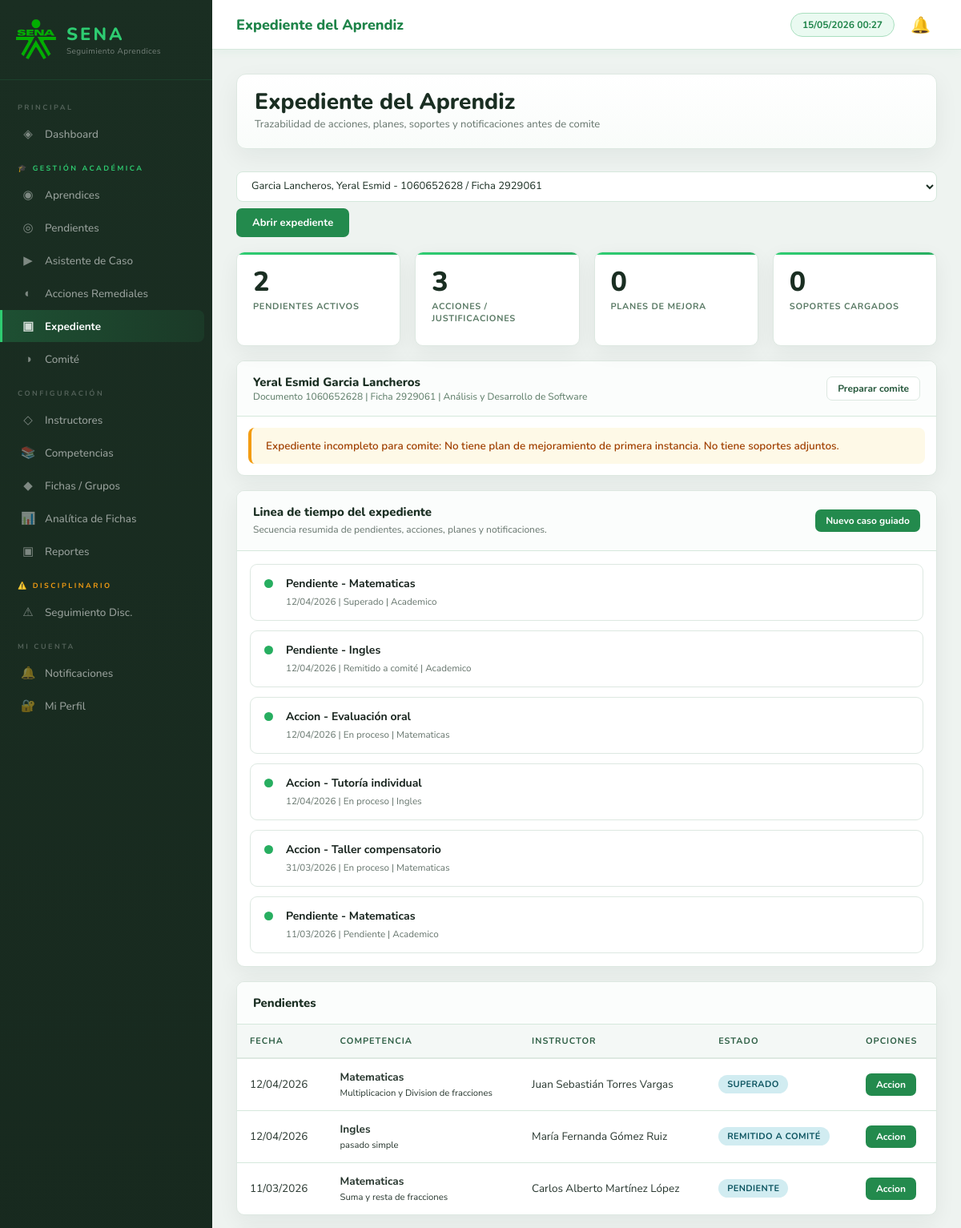
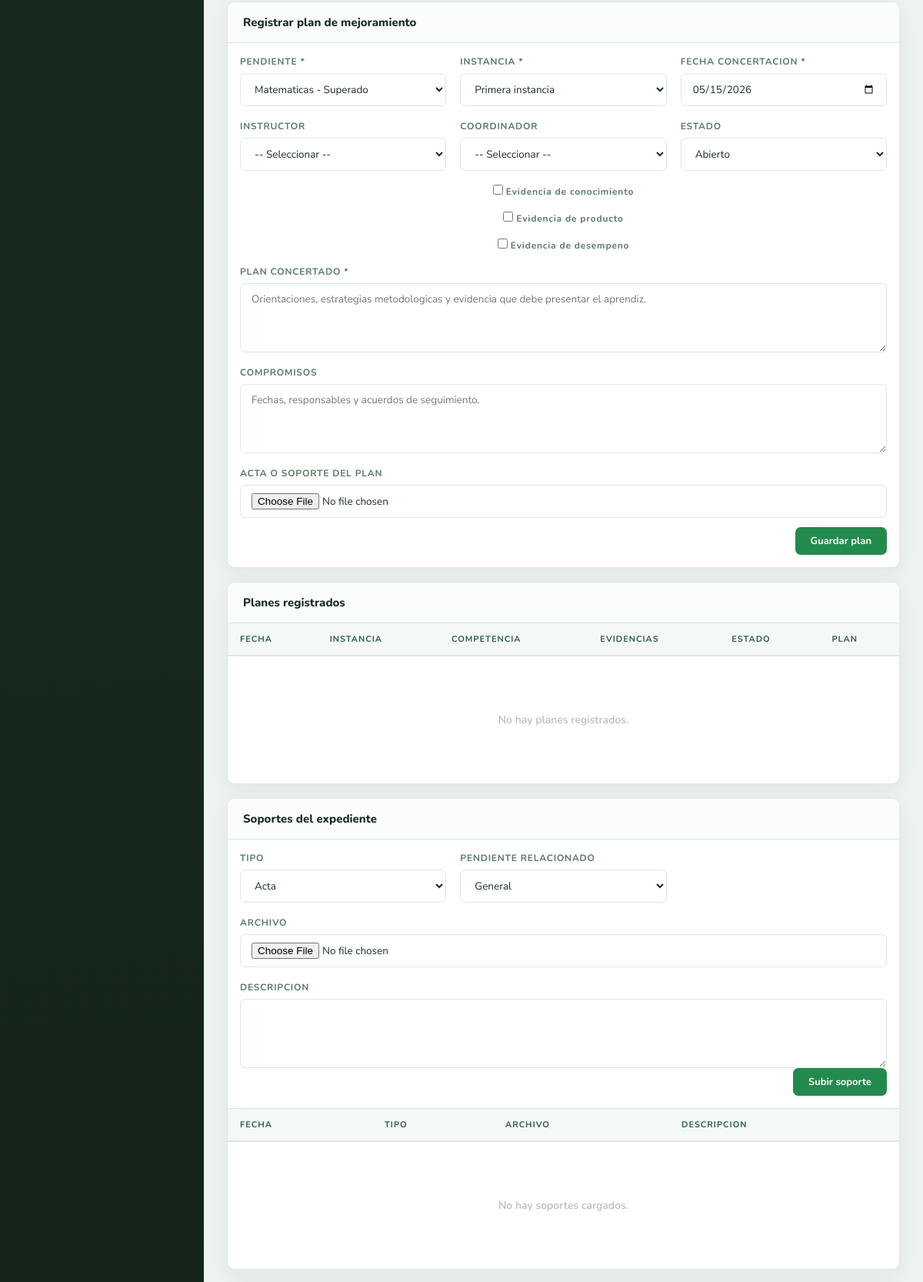
/pages/expediente.php?aprendiz_id=1 (signed in, upper part), run on the app's committed database (2 pictures, top to bottom).
### tables this page shows
CREATE TABLE `aprendices` (
  `id` int(11) NOT NULL,
  `nombres` varchar(100) NOT NULL,
  `apellidos` varchar(100) NOT NULL,
  `documento` varchar(20) NOT NULL,
  `tipo_documento` enum('CC','TI','CE','Pasaporte') DEFAULT 'CC',
  `email` varchar(120) DEFAULT NULL,
  `telefono` varchar(20) DEFAULT NULL,
  `ficha_id` int(11) NOT NULL,
  `estado` enum('Activo','Retiro Voluntario','Cancelado','Aplazado','Egresado') DEFAULT 'Activo',
  `created_at` timestamp NOT NULL DEFAULT current_timestamp()
);

CREATE TABLE `fichas` (
  `id` int(11) NOT NULL,
  `numero_ficha` varchar(20) NOT NULL,
  `programa_id` int(11) NOT NULL,
  `gestor_id` int(11) DEFAULT NULL,
  `fecha_inicio` date NOT NULL,
  `fecha_fin_lectiva` date DEFAULT NULL,
  `jornada` enum('Diurna','Nocturna','Madrugada','Mixta') DEFAULT 'Diurna',
  `activa` tinyint(1) DEFAULT 1,
  `created_at` timestamp NOT NULL DEFAULT current_timestamp()
);

CREATE TABLE `programas` (
  `id` int(11) NOT NULL,
  `nombre` varchar(200) NOT NULL,
  `codigo` varchar(20) NOT NULL,
  `nivel` enum('Técnico','Tecnólogo','Especialización') DEFAULT 'Técnico',
  `duracion_trimestres` tinyint(4) DEFAULT 6,
  `activo` tinyint(1) DEFAULT 1,
  `created_at` timestamp NOT NULL DEFAULT current_timestamp()
);

CREATE TABLE `acciones_remediales` (
  `id` int(11) NOT NULL,
  `pendiente_id` int(11) NOT NULL,
  `instructor_id` int(11) NOT NULL COMMENT 'Instructor que realizó la acción',
  `fecha_accion` date NOT NULL,
  `tipo_accion` enum('Refuerzo presencial','Tutoría individual','Taller compensatorio','Trabajo práctico','Evaluación oral','Otro') NOT NULL,
  `descripcion` text NOT NULL,
  `resultado` enum('Aprobado','No aprobado','En proceso') DEFAULT 'En proceso',
  `novedad_aprobacion` tinyint(1) DEFAULT 0 COMMENT 'Si el instructor registró novedad de aprobación',
  `observaciones` text DEFAULT NULL,
  `created_at` timestamp NOT NULL DEFAULT current_timestamp(),
  `firma_instructor` mediumtext DEFAULT NULL,
  `firma_aprendiz` mediumtext DEFAULT NULL
);

CREATE TABLE `pendientes_aprendices` (
  `id` int(11) NOT NULL,
  `aprendiz_id` int(11) NOT NULL,
  `competencia_id` int(11) NOT NULL,
  `resultado_id` int(11) DEFAULT NULL,
  `instructor_id` int(11) NOT NULL,
  `trimestre_ocurrencia` tinyint(4) NOT NULL,
  `fecha_registro` date NOT NULL,
  `motivo` text DEFAULT NULL,
  `debe_repetir_competencia` tinyint(1) DEFAULT 0,
  `estado` enum('Pendiente','En proceso','Superado','Remitido a comité') DEFAULT 'Pendiente',
  `observaciones` text DEFAULT NULL,
  `created_at` timestamp NOT NULL DEFAULT current_timestamp(),
  `updated_at` timestamp NOT NULL DEFAULT current_timestamp() ON UPDATE current_timestamp()
);

CREATE TABLE `competencias` (
  `id` int(11) NOT NULL,
  `nombre` varchar(250) NOT NULL,
  `codigo` varchar(30) DEFAULT NULL,
  `programa_id` int(11) NOT NULL,
  `trimestre` tinyint(4) NOT NULL COMMENT 'Trimestre en que normalmente se dicta',
  `horas` int(11) DEFAULT 0,
  `activa` tinyint(1) DEFAULT 1
);

CREATE TABLE `resultados_aprendizaje` (
  `id` int(11) NOT NULL,
  `competencia_id` int(11) NOT NULL,
  `nombre` varchar(300) NOT NULL,
  `codigo` varchar(30) DEFAULT NULL,
  `activo` tinyint(1) DEFAULT 1
);

### pages/expediente.php (the view, shortened to what the rows shown need)
<?php
require_once __DIR__ . '/../includes/auth.php';
require_once __DIR__ . '/../includes/expediente_schema.php';
$db = getDB();
$aprendizId = (int)($_GET['aprendiz_id'] ?? $_POST['aprendiz_id'] ?? 0);
$pendienteId = (int)($_GET['pendiente_id'] ?? $_POST['pendiente_id'] ?? 0);
$aprendiz = null;
$diagnostico = null;
$timeline = [];
if ($aprendizId) {
    $s = $db->prepare("
        SELECT a.*, CONCAT(a.nombres,' ',a.apellidos) AS nombre_completo,
               f.numero_ficha, f.jornada, p.nombre AS programa
        FROM aprendices a
        JOIN fichas f ON f.id=a.ficha_id
        JOIN programas p ON p.id=f.programa_id
        WHERE a.id=?
    ");
    $s->execute([$aprendizId]);
    $aprendiz = $s->fetch();
    $p = $db->prepare("
        SELECT pa.*, c.nombre AS competencia, ra.nombre AS resultado,
               CONCAT(i.nombres,' ',i.apellidos) AS instructor
        FROM pendientes_aprendices pa
        JOIN competencias c ON c.id=pa.competencia_id
        LEFT JOIN resultados_aprendizaje ra ON ra.id=pa.resultado_id
        JOIN instructores i ON i.id=pa.instructor_id
        WHERE pa.aprendiz_id=?
        ORDER BY pa.created_at DESC
    ");
    $p->execute([$aprendizId]);
    $pendientes = $p->fetchAll();
    $a = $db->prepare("
        SELECT ar.*, pa.competencia_id, c.nombre AS competencia,
               CONCAT(i.nombres,' ',i.apellidos) AS instructor
        FROM acciones_remediales ar
        JOIN pendientes_aprendices pa ON pa.id=ar.pendiente_id
        JOIN competencias c ON c.id=pa.competencia_id
        JOIN instructores i ON i.id=ar.instructor_id
        WHERE pa.aprendiz_id=?
        ORDER BY ar.fecha_accion DESC, ar.created_at DESC
    ");
    $a->execute([$aprendizId]);
    $acciones = $a->fetchAll();
    $diagnostico = diagnosticoExpediente($db, $aprendizId);
    foreach ($pendientes as $pItem) {
        $timeline[] = [
            'fecha' => $pItem['fecha_registro'],
            'tipo' => 'Pendiente',
            'titulo' => $pItem['competencia'],
            'detalle' => $pItem['estado'] . ' | ' . ($pItem['tipo_caso'] ?? 'Academico'),
        ];
    }
    foreach ($acciones as $aItem) {
        $timeline[] = [
            'fecha' => $aItem['fecha_accion'],
            'tipo' => 'Accion',
            'titulo' => $aItem['tipo_accion'],
            'detalle' => $aItem['resultado'] . ' | ' . $aItem['competencia'],
        ];
    }
    usort($timeline, fn($a, $b) => strcmp($b['fecha'], $a['fecha']));
}
$instructores = $db->query("SELECT id, CONCAT(nombres,' ',apellidos) AS nombre FROM instructores WHERE activo=1 ORDER BY nombres")->fetchAll();
$coordinadores = $db->query("SELECT id, CONCAT(nombres,' ',apellidos) AS nombre FROM usuarios WHERE rol IN ('Administrador','Coordinador') AND activo=1 ORDER BY nombres")->fetchAll();
require_once __DIR__ . '/../includes/header.php';
?>
<?php if ($aprendiz): ?>
<div class="stats-grid" style="margin-bottom:18px">
    <div class="stat-card"><div class="stat-value"><?= (int)$diagnostico['pendientes'] ?></div><div class="stat-label">Pendientes activos</div></div>
    <div class="stat-card"><div class="stat-value"><?= (int)$diagnostico['acciones'] ?></div><div class="stat-label">Acciones / justificaciones</div></div>
    <div class="stat-card"><div class="stat-value"><?= (int)$diagnostico['planes'] ?></div><div class="stat-label">Planes de mejora</div></div>
    <div class="stat-card"><div class="stat-value"><?= (int)$diagnostico['soportes'] ?></div><div class="stat-label">Soportes cargados</div></div>
</div>
<div class="table-card" style="margin-bottom:18px">
    <div class="table-card-header">
        <div>
            <div class="table-card-title"><?= sanitize($aprendiz['nombre_completo']) ?></div>
            <div style="font-size:12px;color:var(--gris-text)">
                Documento <?= sanitize($aprendiz['documento']) ?> | Ficha <?= sanitize($aprendiz['numero_ficha']) ?> | <?= sanitize($aprendiz['programa']) ?>
            </div>
        </div>
        <a href="comite.php?aprendiz_id=<?= $aprendizId ?>" class="btn btn-secondary btn-sm">Preparar comite</a>
    </div>
    <?php if (!$diagnostico['completo']): ?>
    <div class="alert alert-warning" style="margin:14px">
        Expediente incompleto para comite: <?= sanitize(implode(' ', $diagnostico['faltantes'])) ?>
    </div>
    <?php else: ?>
    <div class="alert alert-success" style="margin:14px">El expediente tiene pendientes, acciones, plan y soportes registrados.</div>
    <?php endif; ?>
</div>
<div class="table-card" style="margin-bottom:18px">
    <div class="table-card-header">
        <div>
            <div class="table-card-title">Linea de tiempo del expediente</div>
            <div class="section-kicker">Secuencia resumida de pendientes, acciones, planes y notificaciones.</div>
        </div>
        <a href="asistente_caso.php" class="btn btn-primary btn-sm">Nuevo caso guiado</a>
    </div>
    <div class="timeline">
        <?php if (empty($timeline)): ?>
            <div class="empty-state"><p>Este aprendiz aun no tiene movimientos en el expediente.</p></div>
        <?php else: foreach (array_slice($timeline, 0, 12) as $item): ?>
            <div class="timeline-item">
                <strong><?= sanitize($item['tipo']) ?> - <?= sanitize($item['titulo']) ?></strong>
                <small><?= date('d/m/Y', strtotime($item['fecha'])) ?> | <?= sanitize($item['detalle']) ?></small>
            </div>
        <?php endforeach; endif; ?>
    </div>
</div>
<div class="table-card" style="margin-bottom:18px">
    <div class="table-card-header"><div class="table-card-title">Pendientes</div></div>
    <div class="table-wrapper">
        <table>
            <thead><tr><th>Fecha</th><th>Competencia</th><th>Instructor</th><th>Estado</th><th>Opciones</th></tr></thead>
            <tbody>
            <?php foreach ($pendientes as $p): ?>
                <tr>
                    <td><?= date('d/m/Y', strtotime($p['fecha_registro'])) ?></td>
                    <td><strong><?= sanitize($p['competencia']) ?></strong><br><small><?= sanitize($p['resultado'] ?? '') ?></small></td>
                    <td><?= sanitize($p['instructor']) ?></td>
                    <td><span class="badge badge-proceso"><?= sanitize($p['estado']) ?></span></td>
                    <td><a class="btn btn-sm btn-primary" href="acciones.php?action=new&pendiente_id=<?= $p['id'] ?>">Accion</a></td>
                </tr>
            <?php endforeach; ?>
            </tbody>
        </table>
    </div>
</div>
<div class="table-card" style="margin-bottom:18px">
    <div class="table-card-header"><div class="table-card-title">Registrar plan de mejoramiento</div></div>
    <form method="POST" enctype="multipart/form-data" style="padding:16px">
        <div class="form-grid">
            <div class="form-group">
                <label>Pendiente *</label>
                <select name="pendiente_id" required>
                    <?php foreach ($pendientes as $p): ?>
                    <option value="<?= $p['id'] ?>" <?= $pendienteId===$p['id']?'selected':'' ?>><?= sanitize($p['competencia']) ?> - <?= sanitize($p['estado']) ?></option>
                    <?php endforeach; ?>
                </select>
            </div>
            <div class="form-group">
                <label>Instancia *</label>
                <select name="instancia"><option>Primera instancia</option><option>Segunda instancia</option></select>
            </div>
            <div class="form-group">
                <label>Fecha concertacion *</label>
                <input type="date" name="fecha_concertacion" value="<?= date('Y-m-d') ?>" required>
            </div>
            <div class="form-group">
                <label>Instructor</label>
                <select name="instructor_id"><option value="">-- Seleccionar --</option><?php foreach ($instructores as $i): ?><option value="<?= $i['id'] ?>"><?= sanitize($i['nombre']) ?></option><?php endforeach; ?></select>
            </div>
            <div class="form-group">
                <label>Coordinador</label>
                <select name="coordinador_id"><option value="">-- Seleccionar --</option><?php foreach ($coordinadores as $c): ?><option value="<?= $c['id'] ?>"><?= sanitize($c['nombre']) ?></option><?php endforeach; ?></select>
            </div>
            <div class="form-group">
                <label>Estado</label>
                <select name="estado"><option>Abierto</option><option>Cumplido</option><option>No cumplido</option><option>Cerrado</option></select>
            </div>
            <div class="form-group full" style="display:flex;gap:18px;align-items:center;flex-wrap:wrap">
                <label style="text-transform:none"><input type="checkbox" name="evidencia_conocimiento" style="width:auto"> Evidencia de conocimiento</label>
                <label style="text-transform:none"><input type="checkbox" name="evidencia_producto" style="width:auto"> Evidencia de producto</label>
                <label style="text-transform:none"><input type="checkbox" name="evidencia_desempeno" style="width:auto"> Evidencia de desempeno</label>
            </div>
            <div class="form-group full"><label>Plan concertado *</label><textarea name="descripcion_plan" required placeholder="Orientaciones, estrategias metodologicas y evidencia que debe presentar el aprendiz."></textarea></div>
            <div class="form-group full"><label>Compromisos</label><textarea name="compromisos" placeholder="Fechas, responsables y acuerdos de seguimiento."></textarea></div>
            <div class="form-group full"><label>Acta o soporte del plan</label><input type="file" name="soporte_plan" accept=".pdf,.doc,.docx,.jpg,.jpeg,.png"></div>
        </div>
        <div style="display:flex;justify-content:flex-end;margin-top:12px"><button class="btn btn-primary" type="submit">Guardar plan</button></div>
    </form>
</div>
<div class="table-card" style="margin-bottom:18px">
    <div class="table-card-header"><div class="table-card-title">Planes registrados</div></div>
    <div class="table-wrapper">
        <table>
            <thead><tr><th>Fecha</th><th>Instancia</th><th>Competencia</th><th>Evidencias</th><th>Estado</th><th>Plan</th></tr></thead>
            <tbody>
            <?php if (empty($planes)): ?><tr><td colspan="6"><div class="empty-state"><p>No hay planes registrados.</p></div></td></tr><?php endif; ?>
            </tbody>
        </table>
    </div>
</div>
<div class="table-card" style="margin-bottom:18px">
    <div class="table-card-header"><div class="table-card-title">Soportes del expediente</div></div>
    <form method="POST" enctype="multipart/form-data" style="padding:16px;border-bottom:1px solid var(--gris-border)">
        <div class="form-grid">
            <div class="form-group"><label>Tipo</label><select name="tipo_soporte"><option>Acta</option></select></div>
            <div class="form-group"><label>Pendiente relacionado</label><select name="pendiente_id"><option value="">General</option></select></div>
            <div class="form-group full"><label>Archivo</label><input type="file" name="archivo_soporte" required accept=".pdf,.doc,.docx,.xls,.xlsx,.jpg,.jpeg,.png"></div>
            <div class="form-group full"><label>Descripcion</label><textarea name="descripcion_soporte"></textarea></div>
        </div>
        <div style="display:flex;justify-content:flex-end"><button class="btn btn-primary" type="submit">Subir soporte</button></div>
    </form>
    <div class="table-wrapper">
        <table>
            <thead><tr><th>Fecha</th><th>Tipo</th><th>Archivo</th><th>Descripcion</th></tr></thead>
            <tbody>
            <?php if (empty($soportes)): ?><tr><td colspan="4"><div class="empty-state"><p>No hay soportes cargados.</p></div></td></tr><?php endif; ?>
            </tbody>
        </table>
    </div>
</div>
<?php endif; ?>
<?php require_once __DIR__ . '/../includes/footer.php'; ?>

### data on the page
aprendices: documento "1060652628", ficha.numero_ficha "2929061", programas.nombre "Análisis y Desarrollo de Software"
acciones_remediales: tipo "Accion", tipo_accion "Evaluación oral", fecha_accion "12/04/2026", detalle "En proceso | Matematicas"
acciones_remediales: tipo "Accion", tipo_accion "Tutoría individual", fecha_accion "12/04/2026", detalle "En proceso | Ingles"
acciones_remediales: tipo "Accion", tipo_accion "Taller compensatorio", fecha_accion "31/03/2026", detalle "En proceso | Matematicas"
pendientes_aprendices: estado "Pendiente", competencia.nombre "Matematicas", fecha_registro "11/03/2026", detalle "Pendiente | Academico", resultado.nombre "Suma y resta de fracciones", instructor "Carlos Alberto Martínez López", estado "PENDIENTE"
pendientes_aprendices: fecha_registro "12/04/2026", competencia.nombre "Matematicas", resultado.nombre "Multiplicacion y Division de fracciones", instructor "Juan Sebastián Torres Vargas", estado "SUPERADO"
pendientes_aprendices: fecha_registro "12/04/2026", competencia.nombre "Ingles", resultado.nombre "pasado simple", instructor "María Fernanda Gómez Ruiz", estado "REMITIDO A COMITÉ"

### other printed values
$pageTitle "Expediente del Aprendiz"
$diagnostico['pendientes'] "2"
$diagnostico['acciones'] "3"
$diagnostico['planes'] "0"
$diagnostico['soportes'] "0"
$aprendiz['nombre_completo'] "Yeral Esmid Garcia Lancheros"
implode(' ', $diagnostico['faltantes']) "No tiene plan de mejoramiento de primera instancia. No tiene soportes adjuntos."
$item['tipo'] "Pendiente"
$item['titulo'] "Matematicas"
date('d/m/Y', strtotime($item['fecha'])) "12/04/2026"
$item['detalle'] "Superado | Academico"
$item['titulo'] "Ingles"
$item['detalle'] "Remitido a comité | Academico"
form field aprendiz_id "Garcia Lancheros, Yeral Esmid - 1060652628 / Ficha 2929061"
form field pendiente_id "Matematicas - Superado"
